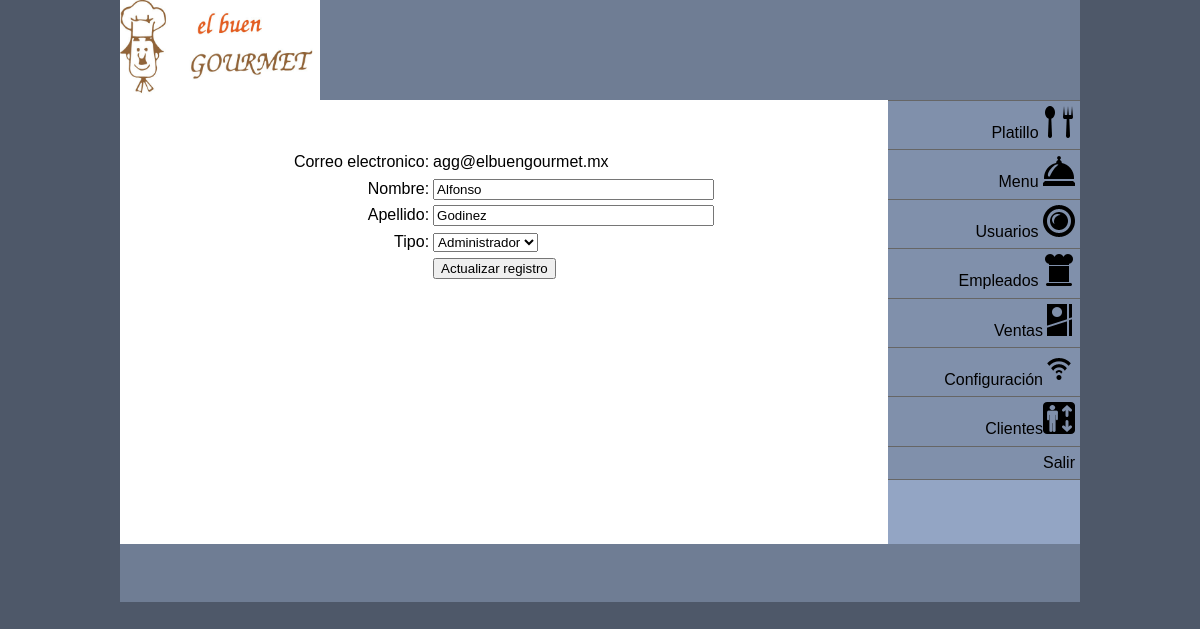
Page /System/Templates/Usuarios/Editar.php?id=agg@elbuengourmet.mx (signed in) on the committed database.
### tables this page shows
CREATE TABLE `usuarios` (
  `id_user` varchar(50) NOT NULL,
  `nombre` varchar(50) NOT NULL,
  `apellido` varchar(50) NOT NULL,
  `tipo` int(11) NOT NULL,
  `password` varchar(50) NOT NULL,
  PRIMARY KEY (`id_user`)
);

### System/Templates/Usuarios/Editar.php (the view, shortened to what this page needs)
<?php require_once('../../Connections/COnexionGourmet.php'); ?>
<?php
if (!function_exists("GetSQLValueString")) {
function GetSQLValueString($theValue, $theType, $theDefinedValue = "", $theNotDefinedValue = "")
{
  $theValue = function_exists("mysql_real_escape_string") ? mysql_real_escape_string($theValue) : mysql_escape_string($theValue);
  switch ($theType) {
    case "text":
      $theValue = ($theValue != "") ? "'" . $theValue . "'" : "NULL";
      break;
  }
  return $theValue;
}
}
$editFormAction = $_SERVER['PHP_SELF'];
if (isset($_SERVER['QUERY_STRING'])) {
  $editFormAction .= "?" . htmlentities($_SERVER['QUERY_STRING']);
}
$colname_usuarios = "-1";
if (isset($_GET['id'])) {
  $colname_usuarios = $_GET['id'];
}
$query_usuarios = sprintf("SELECT id_user, nombre, apellido, tipo FROM usuarios WHERE id_user = %s", GetSQLValueString($colname_usuarios, "text"));
$usuarios = mysql_query($query_usuarios, $COnexionGourmet) or die(mysql_error());
$row_usuarios = mysql_fetch_assoc($usuarios);
?>
<!DOCTYPE html PUBLIC "-//W3C//DTD XHTML 1.0 Transitional//EN" "http://www.w3.org/TR/xhtml1/DTD/xhtml1-transitional.dtd">
<html xmlns="http://www.w3.org/1999/xhtml">
<head>
</head>
<body>
<div class="container">
  <div class="header"><a href="../../menuAdmin.php"><img src="../../Img/logox.jpg" width="200" height="100" /></a></div>
  <div class="sidebar1">
    <div align="right">
      <ul class="nav">
        <li><a href="../../MenuPlatillo.php">Platillo <img src="../../Img/icons/spoon-fork.png" width="32" height="32" /></a></li>
        <li><a href="../../Menumenu.php">Menu <img src="../../Img/icons/bell.png" width="32" height="32" /></a></li>
        <li><a href="../../menu%20usuarios.php">Usuarios <img src="../../Img/icons/plate.png" width="32" height="32" /></a></li>
        <li><a href="../../menu%20empleado.php">Empleados <img src="../../Img/icons/chef-hat.png" width="32" height="32" /></a></li>
        <li><a href="../../menuVentas.php">Ventas<img src="../../Img/icons/menu-card.png" width="32" height="32" alt="Administrar ventas" /></a></li>
        <li><a href="../../menuConfiguracion.php">Configuración<img src="../../Img/icons/wifi.png" width="32" height="32" /></a></li>
        <li><a href="../../Menu%20Clientes.php">Clientes<img src="../../Img/icons/lift.png" width="32" height="32" alt="clientes" /></a></li>
        <li><a href="../../Loging.php">Salir</a></li>
      </ul>
    </div>
    <p align="right">&nbsp;</p>
  </div>
  <div class="content">
    <p>&nbsp;</p>
    <form action="<?php echo $editFormAction; ?>" method="post" name="form1" id="form1">
      <table align="center">
        <tr valign="baseline">
          <td nowrap="nowrap" align="right">Correo electronico:</td>
          <td><?php echo $row_usuarios['id_user']; ?></td>
        </tr>
        <tr valign="baseline">
          <td nowrap="nowrap" align="right">Nombre:</td>
          <td><input type="text" name="nombre" value="<?php echo htmlentities($row_usuarios['nombre'], ENT_COMPAT, 'utf-8'); ?>" size="32" /></td>
        </tr>
        <tr valign="baseline">
          <td nowrap="nowrap" align="right">Apellido:</td>
          <td><input type="text" name="apellido" value="<?php echo htmlentities($row_usuarios['apellido'], ENT_COMPAT, 'utf-8'); ?>" size="32" /></td>
        </tr>
        <tr valign="baseline">
          <td nowrap="nowrap" align="right">Tipo:</td>
          <td><select name="tipo">
            <option value="1" <?php if (!(strcmp(1, htmlentities($row_usuarios['tipo'], ENT_COMPAT, 'utf-8')))) {echo "SELECTED";} ?>>Administrador</option>
          </select></td>
        </tr>
        <tr valign="baseline">
          <td nowrap="nowrap" align="right">&nbsp;</td>
          <td><input type="submit" value="Actualizar registro" /></td>
        </tr>
      </table>
    </form>
    <p>&nbsp;</p>
  </div>
  <div class="footer">
    <p align="right">&nbsp;</p>
    </div>
  </div>
</body>
</html>

### System/Templates/Usuarios/Editar.php (style rules this page uses)
ul, ol, dl { padding: 0; margin: 0; }
h1, h2, h3, h4, h5, h6, p { margin-top: 0; padding-right: 15px; padding-left: 15px; }
a img { border: none; }
a:link { color: #414958; }
.container { width: 80%; max-width: 1260px; min-width: 780px; background-color: #FFF; margin: 0 auto; }
.header { background-color: #6F7D94; }
.sidebar1 { float: right; width: 20%; background-color: #93A5C4; padding-bottom: 10px; }
.content { padding: 10px 0; width: 80%; float: right; }
ul.nav { list-style: none; border-top: 1px solid #666; margin-bottom: 15px; }
ul.nav li { border-bottom: 1px solid #666; }
ul.nav a, ul.nav a:visited { padding: 5px 5px 5px 15px; display: block; text-decoration: none; background-color: #8090AB; color: #000; }
.footer { padding: 10px 0; background-color: #6F7D94; position: relative; clear: both; }

### rows in the picture
usuarios: id_user "agg@elbuengourmet.mx", nombre "Alfonso", apellido "Godinez"
